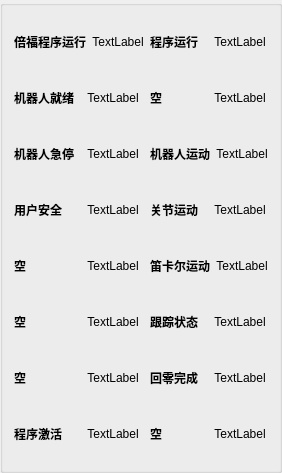
                  <widget class="QGroupBox" name="groupBox_19">
                   <property name="title">
                    <string/>
                   </property>
                   <layout class="QGridLayout" name="gridLayout_40">
                    <item row="0" column="0">
                     <layout class="QHBoxLayout" name="horizontalLayout_3">
                      <item>
                       <widget class="QLabel" name="label_26">
                        <property name="font">
                         <font>
                          <family>Arial</family>
                          <pointsize>-1</pointsize>
                          <weight>75</weight>
                          <italic>false</italic>
                          <bold>true</bold>
                         </font>
                        </property>
                        <property name="styleSheet">
                         <string notr="true">QLabel { font: bold 12px; qproperty-alignment: 'AlignCenter'; }</string>
                        </property>
                        <property name="text">
                         <string>倍福程序运行</string>
                        </property>
                       </widget>
                      </item>
                      <item>
                       <widget class="QLabel" name="label3_1">
                        <property name="minimumSize">
                         <size>
                          <width>50</width>
                          <height>50</height>
                         </size>
                        </property>
                        <property name="text">
                         <string>TextLabel</string>
                        </property>
                        <property name="alignment">
                         <set>Qt::AlignCenter</set>
                        </property>
                       </widget>
                      </item>
                     </layout>
                    </item>
                    <item row="0" column="1">
                     <layout class="QHBoxLayout" name="horizontalLayout_4">
                      <item>
                       <widget class="QLabel" name="label_40">
                        <property name="font">
                         <font>
                          <family>Arial</family>
                          <pointsize>-1</pointsize>
                          <weight>75</weight>
                          <italic>false</italic>
                          <bold>true</bold>
                         </font>
                        </property>
                        <property name="styleSheet">
                         <string notr="true">QLabel { font: bold 12px; qproperty-alignment: 'AlignCenter'; }</string>
                        </property>
                        <property name="text">
                         <string>程序运行</string>
                        </property>
                       </widget>
                      </item>
                      <item>
                       <widget class="QLabel" name="label3_9">
                        <property name="minimumSize">
                         <size>
                          <width>50</width>
                          <height>50</height>
                         </size>
                        </property>
                        <property name="text">
                         <string>TextLabel</string>
                        </property>
                        <property name="alignment">
                         <set>Qt::AlignCenter</set>
                        </property>
                       </widget>
                      </item>
                     </layout>
                    </item>
                    <item row="1" column="0">
                     <layout class="QHBoxLayout" name="horizontalLayout_5">
                      <item>
                       <widget class="QLabel" name="label_33">
                        <property name="font">
                         <font>
                          <family>Arial</family>
                          <pointsize>-1</pointsize>
                          <weight>75</weight>
                          <italic>false</italic>
                          <bold>true</bold>
                         </font>
                        </property>
                        <property name="styleSheet">
                         <string notr="true">QLabel { font: bold 12px; qproperty-alignment: 'AlignCenter'; }</string>
                        </property>
                        <property name="text">
                         <string>机器人就绪</string>
                        </property>
                       </widget>
                      </item>
                      <item>
                       <widget class="QLabel" name="label3_2">
                        <property name="minimumSize">
                         <size>
                          <width>50</width>
                          <height>50</height>
                         </size>
                        </property>
                        <property name="text">
                         <string>TextLabel</string>
                        </property>
                        <property name="alignment">
                         <set>Qt::AlignCenter</set>
                        </property>
                       </widget>
                      </item>
                     </layout>
                    </item>
                    <item row="1" column="1">
                     <layout class="QHBoxLayout" name="horizontalLayout_6">
                      <item>
                       <widget class="QLabel" name="label_41">
                        <property name="font">
                         <font>
                          <family>Arial</family>
                          <pointsize>-1</pointsize>
                          <weight>75</weight>
                          <italic>false</italic>
                          <bold>true</bold>
                         </font>
                        </property>
                        <property name="styleSheet">
                         <string notr="true">QLabel { font: bold 12px; qproperty-alignment: 'AlignCenter'; }</string>
                        </property>
                        <property name="text">
                         <string>空</string>
                        </property>
                       </widget>
                      </item>
                      <item>
                       <widget class="QLabel" name="label3_10">
                        <property name="minimumSize">
                         <size>
                          <width>50</width>
                          <height>50</height>
                         </size>
                        </property>
                        <property name="text">
                         <string>TextLabel</string>
                        </property>
                        <property name="alignment">
                         <set>Qt::AlignCenter</set>
                        </property>
                       </widget>
                      </item>
                     </layout>
                    </item>
                    <item row="2" column="0">
                     <layout class="QHBoxLayout" name="horizontalLayout_7">
                      <item>
                       <widget class="QLabel" name="label_34">
                        <property name="font">
                         <font>
                          <family>Arial</family>
                          <pointsize>-1</pointsize>
                          <weight>75</weight>
                          <italic>false</italic>
                          <bold>true</bold>
                         </font>
                        </property>
                        <property name="styleSheet">
                         <string notr="true">QLabel { font: bold 12px; qproperty-alignment: 'AlignCenter'; }</string>
                        </property>
                        <property name="text">
                         <string>机器人急停</string>
                        </property>
                       </widget>
                      </item>
                      <item>
                       <widget class="QLabel" name="label3_3">
                        <property name="minimumSize">
                         <size>
                          <width>50</width>
                          <height>50</height>
                         </size>
                        </property>
                        <property name="text">
                         <string>TextLabel</string>
                        </property>
                        <property name="alignment">
                         <set>Qt::AlignCenter</set>
                        </property>
                       </widget>
                      </item>
                     </layout>
                    </item>
                    <item row="2" column="1">
                     <layout class="QHBoxLayout" name="horizontalLayout_8">
                      <item>
                       <widget class="QLabel" name="label_42">
                        <property name="font">
                         <font>
                          <family>Arial</family>
                          <pointsize>-1</pointsize>
                          <weight>75</weight>
                          <italic>false</italic>
                          <bold>true</bold>
                         </font>
                        </property>
                        <property name="styleSheet">
                         <string notr="true">QLabel { font: bold 12px; qproperty-alignment: 'AlignCenter'; }</string>
                        </property>
                        <property name="text">
                         <string>机器人运动</string>
                        </property>
                       </widget>
                      </item>
                      <item>
                       <widget class="QLabel" name="label3_11">
                        <property name="minimumSize">
                         <size>
                          <width>50</width>
                          <height>50</height>
                         </size>
                        </property>
                        <property name="text">
                         <string>TextLabel</string>
                        </property>
                        <property name="alignment">
                         <set>Qt::AlignCenter</set>
                        </property>
                       </widget>
                      </item>
                     </layout>
                    </item>
                    <item row="3" column="0">
                     <layout class="QHBoxLayout" name="horizontalLayout_9">
                      <item>
                       <widget class="QLabel" name="label_35">
                        <property name="font">
                         <font>
                          <family>Arial</family>
                          <pointsize>-1</pointsize>
                          <weight>75</weight>
                          <italic>false</italic>
                          <bold>true</bold>
                         </font>
                        </property>
                        <property name="styleSheet">
                         <string notr="true">QLabel { font: bold 12px; qproperty-alignment: 'AlignCenter'; }</string>
                        </property>
                        <property name="text">
                         <string>用户安全</string>
                        </property>
                       </widget>
                      </item>
                      <item>
                       <widget class="QLabel" name="label3_4">
                        <property name="minimumSize">
                         <size>
                          <width>50</width>
                          <height>50</height>
                         </size>
                        </property>
                        <property name="text">
                         <string>TextLabel</string>
                        </property>
                        <property name="alignment">
                         <set>Qt::AlignCenter</set>
                        </property>
                       </widget>
                      </item>
                     </layout>
                    </item>
                    <item row="3" column="1">
                     <layout class="QHBoxLayout" name="horizontalLayout_10">
                      <item>
                       <widget class="QLabel" name="label_43">
                        <property name="font">
                         <font>
                          <family>Arial</family>
                          <pointsize>-1</pointsize>
                          <weight>75</weight>
                          <italic>false</italic>
                          <bold>true</bold>
                         </font>
                        </property>
                        <property name="styleSheet">
                         <string notr="true">QLabel { font: bold 12px; qproperty-alignment: 'AlignCenter'; }</string>
                        </property>
                        <property name="text">
                         <string>关节运动</string>
                        </property>
                       </widget>
                      </item>
                      <item>
                       <widget class="QLabel" name="label3_12">
                        <property name="minimumSize">
                         <size>
                          <width>50</width>
                          <height>50</height>
                         </size>
                        </property>
                        <property name="text">
                         <string>TextLabel</string>
                        </property>
                        <property name="alignment">
                         <set>Qt::AlignCenter</set>
                        </property>
                       </widget>
                      </item>
                     </layout>
                    </item>
                    <item row="4" column="0">
                     <layout class="QHBoxLayout" name="horizontalLayout_11">
                      <item>
                       <widget class="QLabel" name="label_36">
                        <property name="font">
                         <font>
                          <family>Arial</family>
                          <pointsize>-1</pointsize>
                          <weight>75</weight>
                          <italic>false</italic>
                          <bold>true</bold>
                         </font>
                        </property>
                        <property name="styleSheet">
                         <string notr="true">QLabel { font: bold 12px; qproperty-alignment: 'AlignCenter'; }</string>
                        </property>
                        <property name="text">
                         <string>空</string>
                        </property>
                       </widget>
                      </item>
                      <item>
                       <widget class="QLabel" name="label3_5">
                        <property name="minimumSize">
                         <size>
                          <width>50</width>
                          <height>50</height>
                         </size>
                        </property>
                        <property name="text">
                         <string>TextLabel</string>
                        </property>
                        <property name="alignment">
                         <set>Qt::AlignCenter</set>
                        </property>
                       </widget>
                      </item>
                     </layout>
                    </item>
                    <item row="4" column="1">
                     <layout class="QHBoxLayout" name="horizontalLayout_12">
                      <item>
                       <widget class="QLabel" name="label_44">
                        <property name="font">
                         <font>
                          <family>Arial</family>
                          <pointsize>-1</pointsize>
                          <weight>75</weight>
                          <italic>false</italic>
                          <bold>true</bold>
                         </font>
                        </property>
                        <property name="styleSheet">
                         <string notr="true">QLabel { font: bold 12px; qproperty-alignment: 'AlignCenter'; }</string>
                        </property>
                        <property name="text">
                         <string>笛卡尔运动</string>
                        </property>
                       </widget>
                      </item>
                      <item>
                       <widget class="QLabel" name="label3_13">
                        <property name="minimumSize">
                         <size>
                          <width>50</width>
                          <height>50</height>
                         </size>
                        </property>
                        <property name="text">
                         <string>TextLabel</string>
                        </property>
                        <property name="alignment">
                         <set>Qt::AlignCenter</set>
                        </property>
                       </widget>
                      </item>
                     </layout>
                    </item>
                    <item row="5" column="0">
                     <layout class="QHBoxLayout" name="horizontalLayout_13">
                      <item>
                       <widget class="QLabel" name="label_37">
                        <property name="font">
                         <font>
                          <family>Arial</family>
                          <pointsize>-1</pointsize>
                          <weight>75</weight>
                          <italic>false</italic>
                          <bold>true</bold>
                         </font>
                        </property>
                        <property name="styleSheet">
                         <string notr="true">QLabel { font: bold 12px; qproperty-alignment: 'AlignCenter'; }</string>
                        </property>
                        <property name="text">
                         <string>空</string>
                        </property>
                       </widget>
                      </item>
                      <item>
                       <widget class="QLabel" name="label3_6">
                        <property name="minimumSize">
                         <size>
                          <width>50</width>
                          <height>50</height>
                         </size>
                        </property>
                        <property name="text">
                         <string>TextLabel</string>
                        </property>
                        <property name="alignment">
                         <set>Qt::AlignCenter</set>
                        </property>
                       </widget>
                      </item>
                     </layout>
                    </item>
                    <item row="5" column="1">
                     <layout class="QHBoxLayout" name="horizontalLayout_14">
                      <item>
                       <widget class="QLabel" name="label_45">
                        <property name="font">
                         <font>
                          <family>Arial</family>
                          <pointsize>-1</pointsize>
                          <weight>75</weight>
                          <italic>false</italic>
                          <bold>true</bold>
                         </font>
                        </property>
                        <property name="styleSheet">
                         <string notr="true">QLabel { font: bold 12px; qproperty-alignment: 'AlignCenter'; }</string>
                        </property>
                        <property name="text">
                         <string>跟踪状态</string>
                        </property>
                       </widget>
                      </item>
                      <item>
                       <widget class="QLabel" name="label3_14">
                        <property name="minimumSize">
                         <size>
                          <width>50</width>
                          <height>50</height>
                         </size>
                        </property>
                        <property name="text">
                         <string>TextLabel</string>
                        </property>
                        <property name="alignment">
                         <set>Qt::AlignCenter</set>
                        </property>
                       </widget>
                      </item>
                     </layout>
                    </item>
                    <item row="6" column="0">
                     <layout class="QHBoxLayout" name="horizontalLayout_15">
                      <item>
                       <widget class="QLabel" name="label_38">
                        <property name="font">
                         <font>
                          <family>Arial</family>
                          <pointsize>-1</pointsize>
                          <weight>75</weight>
                          <italic>false</italic>
                          <bold>true</bold>
                         </font>
                        </property>
                        <property name="styleSheet">
                         <string notr="true">QLabel { font: bold 12px; qproperty-alignment: 'AlignCenter'; }</string>
                        </property>
                        <property name="text">
                         <string>空</string>
                        </property>
                       </widget>
                      </item>
                      <item>
                       <widget class="QLabel" name="label3_7">
                        <property name="minimumSize">
                         <size>
                          <width>50</width>
                          <height>50</height>
                         </size>
                        </property>
                        <property name="text">
                         <string>TextLabel</string>
                        </property>
                        <property name="alignment">
                         <set>Qt::AlignCenter</set>
                        </property>
                       </widget>
                      </item>
                     </layout>
                    </item>
                    <item row="6" column="1">
                     <layout class="QHBoxLayout" name="horizontalLayout_16">
                      <item>
                       <widget class="QLabel" name="label_46">
                        <property name="font">
                         <font>
                          <family>Arial</family>
                          <pointsize>-1</pointsize>
                          <weight>75</weight>
                          <italic>false</italic>
                          <bold>true</bold>
                         </font>
                        </property>
                        <property name="styleSheet">
                         <string notr="true">QLabel { font: bold 12px; qproperty-alignment: 'AlignCenter'; }</string>
                        </property>
                        <property name="text">
                         <string>回零完成</string>
                        </property>
                       </widget>
                      </item>
                      <item>
                       <widget class="QLabel" name="label3_15">
                        <property name="minimumSize">
                         <size>
                          <width>50</width>
                          <height>50</height>
                         </size>
                        </property>
                        <property name="text">
                         <string>TextLabel</string>
                        </property>
                        <property name="alignment">
                         <set>Qt::AlignCenter</set>
                        </property>
                       </widget>
                      </item>
                     </layout>
                    </item>
                    <item row="7" column="0">
                     <layout class="QHBoxLayout" name="horizontalLayout_17">
                      <item>
                       <widget class="QLabel" name="label_39">
                        <property name="font">
                         <font>
                          <family>Arial</family>
                          <pointsize>-1</pointsize>
                          <weight>75</weight>
                          <italic>false</italic>
                          <bold>true</bold>
                         </font>
                        </property>
                        <property name="styleSheet">
                         <string notr="true">QLabel { font: bold 12px; qproperty-alignment: 'AlignCenter'; }</string>
                        </property>
                        <property name="text">
                         <string>程序激活</string>
                        </property>
                       </widget>
                      </item>
                      <item>
                       <widget class="QLabel" name="label3_8">
                        <property name="minimumSize">
                         <size>
                          <width>50</width>
                          <height>50</height>
                         </size>
                        </property>
                        <property name="text">
                         <string>TextLabel</string>
                        </property>
                        <property name="alignment">
                         <set>Qt::AlignCenter</set>
                        </property>
                       </widget>
                      </item>
                     </layout>
                    </item>
                    <item row="7" column="1">
                     <layout class="QHBoxLayout" name="horizontalLayout_18">
                      <item>
                       <widget class="QLabel" name="label_47">
                        <property name="font">
                         <font>
                          <family>Arial</family>
                          <pointsize>-1</pointsize>
                          <weight>75</weight>
                          <italic>false</italic>
                          <bold>true</bold>
                         </font>
                        </property>
                        <property name="styleSheet">
                         <string notr="true">QLabel { font: bold 12px; qproperty-alignment: 'AlignCenter'; }</string>
                        </property>
                        <property name="text">
                         <string>空</string>
                        </property>
                       </widget>
                      </item>
                      <item>
                       <widget class="QLabel" name="label3_16">
                        <property name="minimumSize">
                         <size>
                          <width>50</width>
                          <height>50</height>
                         </size>
                        </property>
                        <property name="text">
                         <string>TextLabel</string>
                        </property>
                        <property name="alignment">
                         <set>Qt::AlignCenter</set>
                        </property>
                       </widget>
                      </item>
                     </layout>
                    </item>
                   </layout>
                  </widget>
